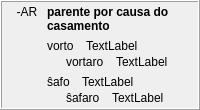
            <widget class="QFrame" name="frame_24">
             <property name="frameShape">
              <enum>QFrame::Box</enum>
             </property>
             <property name="frameShadow">
              <enum>QFrame::Raised</enum>
             </property>
             <layout class="QHBoxLayout" name="horizontalLayout_16">
              <property name="topMargin">
               <number>3</number>
              </property>
              <property name="bottomMargin">
               <number>3</number>
              </property>
              <item>
               <widget class="QLabel" name="label_332">
                <property name="sizePolicy">
                 <sizepolicy hsizetype="Maximum" vsizetype="Preferred">
                  <horstretch>0</horstretch>
                  <verstretch>0</verstretch>
                 </sizepolicy>
                </property>
                <property name="text">
                 <string> -AR </string>
                </property>
                <property name="alignment">
                 <set>Qt::AlignHCenter|Qt::AlignTop</set>
                </property>
                <property name="tipo" stdset="0">
                 <string>afikso</string>
                </property>
               </widget>
              </item>
              <item>
               <layout class="QVBoxLayout" name="verticalLayout_365">
                <item>
                 <widget class="QLabel" name="Lec08_Label631">
                  <property name="styleSheet">
                   <string notr="true">font-weight: bold;</string>
                  </property>
                  <property name="text">
                   <string>parente por causa do casamento</string>
                  </property>
                  <property name="wordWrap">
                   <bool>true</bool>
                  </property>
                 </widget>
                </item>
                <item>
                 <layout class="QVBoxLayout" name="verticalLayout_24">
                  <item>
                   <layout class="QVBoxLayout" name="verticalLayout_366">
                    <property name="spacing">
                     <number>2</number>
                    </property>
                    <item>
                     <layout class="QHBoxLayout" name="horizontalLayout_600">
                      <property name="spacing">
                       <number>12</number>
                      </property>
                      <item>
                       <widget class="neklakebla_nova" name="Lec08_Button614">
                        <property name="text">
                         <string>vorto</string>
                        </property>
                        <property name="wordWrap">
                         <bool>true</bool>
                        </property>
                       </widget>
                      </item>
                      <item>
                       <widget class="QLabel" name="Lec08_Label632">
                        <property name="sizePolicy">
                         <sizepolicy hsizetype="Expanding" vsizetype="Preferred">
                          <horstretch>0</horstretch>
                          <verstretch>0</verstretch>
                         </sizepolicy>
                        </property>
                        <property name="text">
                         <string>TextLabel</string>
                        </property>
                        <property name="wordWrap">
                         <bool>true</bool>
                        </property>
                       </widget>
                      </item>
                     </layout>
                    </item>
                    <item>
                     <layout class="QHBoxLayout" name="horizontalLayout_601">
                      <property name="spacing">
                       <number>12</number>
                      </property>
                      <item>
                       <widget class="label_sago_reversa" name="label_387">
                        <property name="sizePolicy">
                         <sizepolicy hsizetype="Maximum" vsizetype="Preferred">
                          <horstretch>0</horstretch>
                          <verstretch>0</verstretch>
                         </sizepolicy>
                        </property>
                        <property name="text">
                         <string/>
                        </property>
                        <property name="pixmap">
                         <pixmap resource="ikonoj.qrc">:/ikonoj/sago_revena.png</pixmap>
                        </property>
                       </widget>
                      </item>
                      <item>
                       <widget class="neklakebla_nova" name="Lec08_Button615">
                        <property name="text">
                         <string>vortaro</string>
                        </property>
                        <property name="wordWrap">
                         <bool>true</bool>
                        </property>
                       </widget>
                      </item>
                      <item>
                       <widget class="QLabel" name="Lec08_Label633">
                        <property name="sizePolicy">
                         <sizepolicy hsizetype="Expanding" vsizetype="Preferred">
                          <horstretch>0</horstretch>
                          <verstretch>0</verstretch>
                         </sizepolicy>
                        </property>
                        <property name="text">
                         <string>TextLabel</string>
                        </property>
                        <property name="wordWrap">
                         <bool>true</bool>
                        </property>
                       </widget>
                      </item>
                     </layout>
                    </item>
                   </layout>
                  </item>
                 </layout>
                </item>
                <item>
                 <layout class="QVBoxLayout" name="verticalLayout_367">
                  <property name="spacing">
                   <number>2</number>
                  </property>
                  <item>
                   <layout class="QHBoxLayout" name="horizontalLayout_602">
                    <property name="spacing">
                     <number>12</number>
                    </property>
                    <item>
                     <widget class="neklakebla_nova" name="Lec08_Button37">
                      <property name="text">
                       <string>ŝafo</string>
                      </property>
                      <property name="wordWrap">
                       <bool>true</bool>
                      </property>
                     </widget>
                    </item>
                    <item>
                     <widget class="QLabel" name="Lec08_Label46">
                      <property name="sizePolicy">
                       <sizepolicy hsizetype="Expanding" vsizetype="Preferred">
                        <horstretch>0</horstretch>
                        <verstretch>0</verstretch>
                       </sizepolicy>
                      </property>
                      <property name="text">
                       <string>TextLabel</string>
                      </property>
                      <property name="wordWrap">
                       <bool>true</bool>
                      </property>
                     </widget>
                    </item>
                   </layout>
                  </item>
                  <item>
                   <layout class="QHBoxLayout" name="horizontalLayout_603">
                    <property name="spacing">
                     <number>12</number>
                    </property>
                    <item>
                     <widget class="label_sago_reversa" name="label_386">
                      <property name="sizePolicy">
                       <sizepolicy hsizetype="Maximum" vsizetype="Preferred">
                        <horstretch>0</horstretch>
                        <verstretch>0</verstretch>
                       </sizepolicy>
                      </property>
                      <property name="text">
                       <string/>
                      </property>
                      <property name="pixmap">
                       <pixmap resource="ikonoj.qrc">:/ikonoj/sago_revena.png</pixmap>
                      </property>
                     </widget>
                    </item>
                    <item>
                     <widget class="neklakebla_nova" name="Lec08_Button38">
                      <property name="text">
                       <string>ŝafaro</string>
                      </property>
                      <property name="wordWrap">
                       <bool>true</bool>
                      </property>
                     </widget>
                    </item>
                    <item>
                     <widget class="QLabel" name="Lec08_Label47">
                      <property name="sizePolicy">
                       <sizepolicy hsizetype="Expanding" vsizetype="Preferred">
                        <horstretch>0</horstretch>
                        <verstretch>0</verstretch>
                       </sizepolicy>
                      </property>
                      <property name="text">
                       <string>TextLabel</string>
                      </property>
                      <property name="wordWrap">
                       <bool>true</bool>
                      </property>
                     </widget>
                    </item>
                   </layout>
                  </item>
                 </layout>
                </item>
               </layout>
              </item>
             </layout>
            </widget>
